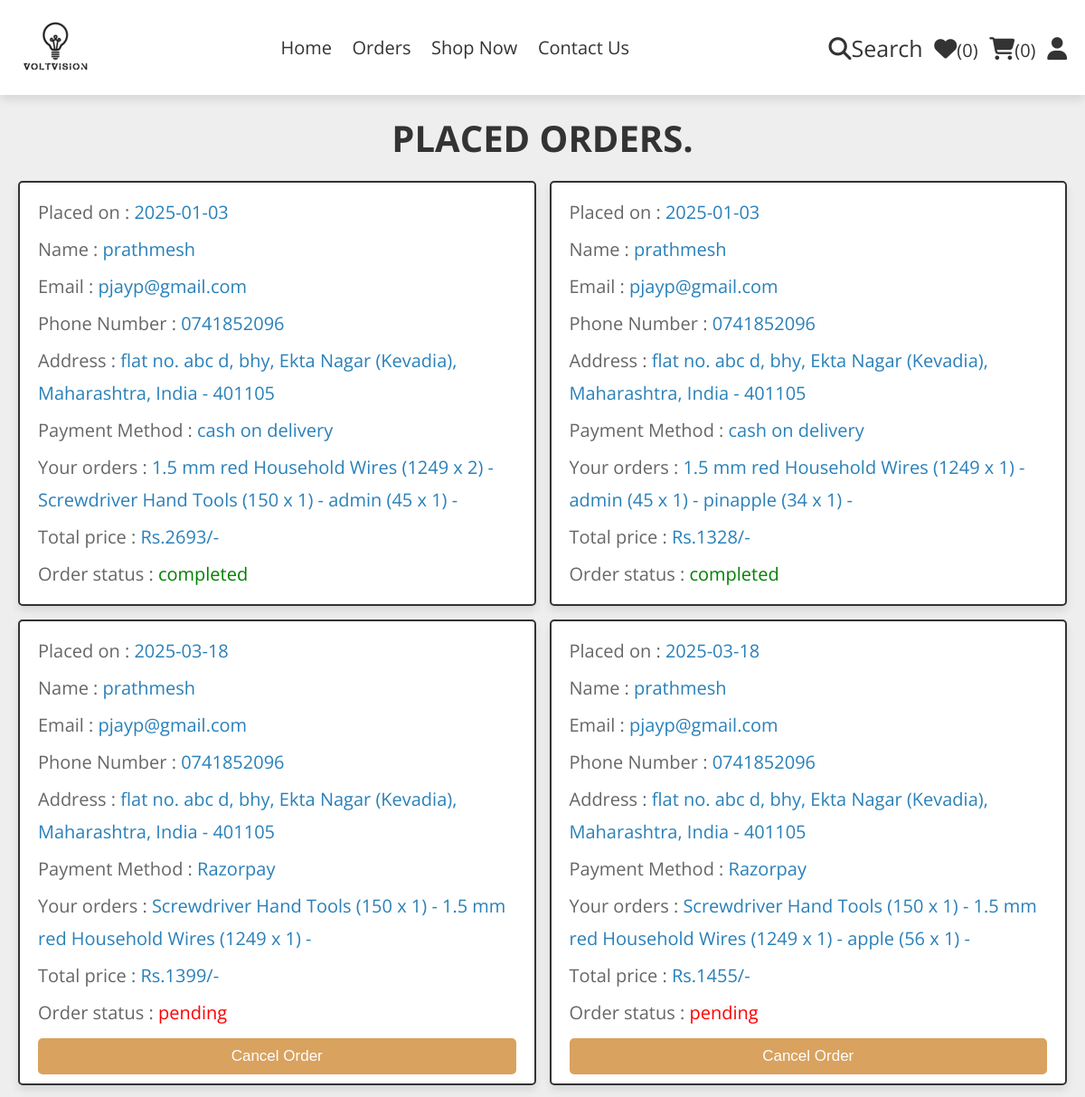
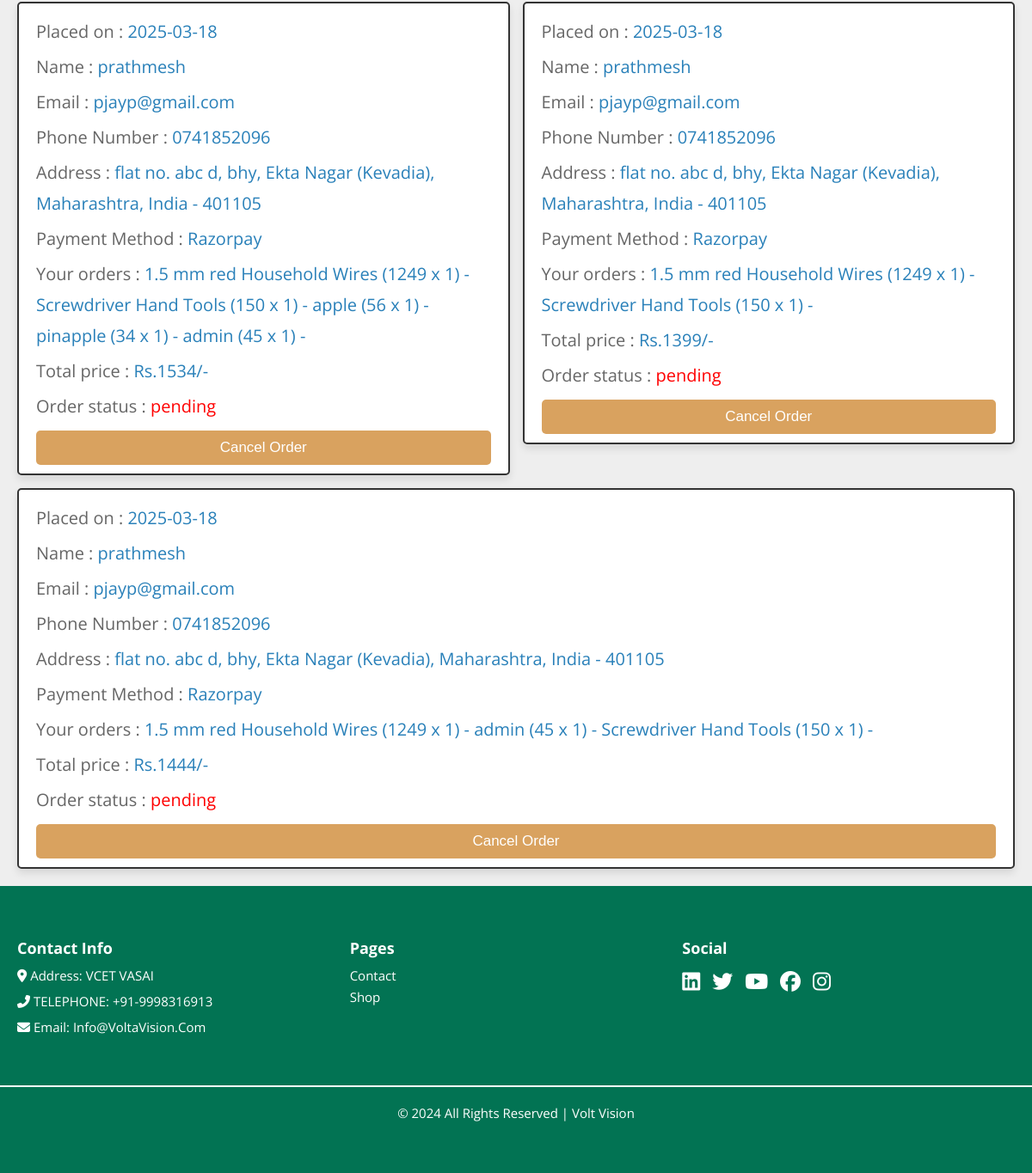
/orders.php (signed in), run on the app's committed database (2 pictures, top to bottom).
### tables this page shows
CREATE TABLE `orders` (
  `id` int(100) NOT NULL,
  `user_id` int(100) NOT NULL,
  `name` varchar(20) NOT NULL,
  `number` varchar(10) NOT NULL,
  `email` varchar(50) NOT NULL,
  `method` varchar(50) NOT NULL,
  `address` varchar(500) NOT NULL,
  `total_products` varchar(1000) NOT NULL,
  `total_price` int(100) NOT NULL,
  `placed_on` date NOT NULL DEFAULT current_timestamp(),
  `status` varchar(20) NOT NULL DEFAULT 'pending',
  `payment_status` varchar(20) NOT NULL DEFAULT 'pending',
  `payment_id` varchar(255) NOT NULL
);

### orders.php (the view, shortened to what this page needs)
<?php
include 'components/connect.php';
if(isset($_SESSION['user_id'])){
   $user_id = $_SESSION['user_id'];
}else{
   $user_id = '';
};
?>
<!DOCTYPE html>
<html lang="en">
<head>
   <link rel="stylesheet" href="https://cdnjs.cloudflare.com/ajax/libs/font-awesome/6.1.1/css/all.min.css">
   <link rel="stylesheet" href="css/style.css">
</head>
<body>
<?php include 'components/user_header.php'; ?>
<section class="orders">
   <h1 class="heading">Placed Orders.</h1>
   <div class="box-container">
   <?php
      if($user_id == ''){
         echo '<p class="empty">please login to see your orders</p>';
      }else{
         $select_orders = $conn->prepare("SELECT * FROM `orders` WHERE user_id = ?");
         $select_orders->execute([$user_id]);
         if($select_orders->rowCount() > 0){
            while($fetch_orders = $select_orders->fetch(PDO::FETCH_ASSOC)){
   ?>
   <div class="box">
      <p>Placed on : <span><?= $fetch_orders['placed_on']; ?></span></p>
      <p>Name : <span><?= $fetch_orders['name']; ?></span></p>
      <p>Email : <span><?= $fetch_orders['email']; ?></span></p>
      <p>Phone Number : <span><?= $fetch_orders['number']; ?></span></p>
      <p>Address : <span><?= $fetch_orders['address']; ?></span></p>
      <p>Payment Method : <span><?= $fetch_orders['method']; ?></span></p>
      <p>Your orders : <span><?= $fetch_orders['total_products']; ?></span></p>
      <p>Total price : <span>Rs.<?= $fetch_orders['total_price']; ?>/-</span></p>
      <p> Order status : <span style="color:<?php if($fetch_orders['status'] == 'pending'){ echo 'red'; }elseif($fetch_orders['status'] == 'completed'){ echo 'green'; }elseif($fetch_orders['status'] == 'Out for Delivery'){ echo 'blue'; }elseif($fetch_orders['status'] == 'canceled'){ echo 'orange'; }else{ echo 'black'; }; ?>"><?= $fetch_orders['status']; ?></span> </p>
      <?php
      $order_date = new DateTime($fetch_orders['placed_on']);
      $current_date = new DateTime();
      $interval = $current_date->diff($order_date);
      $days_difference = $interval->days;
      if ($fetch_orders['status'] == 'returned'): ?>
         <p style="color: orange;">Order Returned</p>
      <?php elseif ($fetch_orders['status'] == 'pending' && $fetch_orders['status'] != 'canceled'): ?>
         <form action="cancel_order.php" method="POST">
            <button type="submit" name="cancel_order" class="btn">Cancel Order</button>
         </form>
      <?php elseif ($fetch_orders['status'] == 'canceled'): ?>
         <p style="color: orange;">Order Canceled</p>
      <?php endif; ?>
   </div>
   <?php
      }
      }else{
         echo '<p class="empty">no orders placed yet!</p>';
      }
      }
   ?>
   </div>
</section>
<?php include 'components/footer.php'; ?>
</body>
</html>

### css/style.css (style rules this page uses)
:root { --main-color:#2980b9; --orange:#f39c12; --red:#e74c3c; --black:#333; --white:#fff; --light-color:#666; --light-bg:#eee; --border:.2rem solid var(--black); --box-shadow:0 .5rem 1rem rgba(0,0,0,.1); }
* { margin:0; padding:0; box-sizing: border-box; outline: none; border:none; text-decoration: none; }
html { font-size: 62.5%; overflow-x: hidden; }
body { background-color: var(--light-bg); font-family: 'Open Sans', sans-serif; }
section { padding:2rem; max-width: 1200px; margin:0 auto; }
.heading { font-size: 4rem; color:var(--black); margin-bottom: 2rem; text-align: center; text-transform: uppercase; }
.btn, .delete-btn, .option-btn { display: block; width: 100%; margin-top: 1rem; border-radius: .5rem; padding:1rem 3rem; font-size: 1.7rem; text-transform: capitalize; color:var(--white); cursor: pointer; text-align: center; }
.btn { background-color: #D9A25F; }
.orders .box-container { display: flex; flex-wrap: wrap; gap:1.5rem; align-items: flex-start; }
.orders .box-container .box { padding:1rem 2rem; flex:1 1 40rem; border:var(--border); background-color: var(--white); box-shadow: var(--box-shadow); border-radius: .5rem; }
.orders .box-container .box p { margin:.5rem 0; line-height: 1.8; font-size: 2rem; color:var(--light-color); }
.orders .box-container .box p span { color:var(--main-color); }

### data on the page
orders: placed_on "2025-01-03", name "prathmesh", email "pjayp@gmail.com", number "0741852096", address "flat no. abc d, bhy, Ekta Nagar (Kevadia), Maharashtra, India - 401105", method "cash on delivery", total_products "1.5 mm red Household Wires (1249 x 2) - Screwdriver Hand Tools (150 x 1) - admin (45 x 1) -", total_price "2693", status "completed"
orders: placed_on "2025-01-03", name "prathmesh", email "pjayp@gmail.com", number "0741852096", address "flat no. abc d, bhy, Ekta Nagar (Kevadia), Maharashtra, India - 401105", method "cash on delivery", total_products "1.5 mm red Household Wires (1249 x 1) - admin (45 x 1) - pinapple (34 x 1) -", total_price "1328", status "completed"
orders: placed_on "2025-03-18", name "prathmesh", email "pjayp@gmail.com", number "0741852096", address "flat no. abc d, bhy, Ekta Nagar (Kevadia), Maharashtra, India - 401105", method "Razorpay", total_products "Screwdriver Hand Tools (150 x 1) - 1.5 mm red Household Wires (1249 x 1) -", total_price "1399", status "pending"
orders: placed_on "2025-03-18", name "prathmesh", email "pjayp@gmail.com", number "0741852096", address "flat no. abc d, bhy, Ekta Nagar (Kevadia), Maharashtra, India - 401105", method "Razorpay", total_products "Screwdriver Hand Tools (150 x 1) - 1.5 mm red Household Wires (1249 x 1) - apple (56 x 1) -", total_price "1455", status "pending"
orders: placed_on "2025-03-18", name "prathmesh", email "pjayp@gmail.com", number "0741852096", address "flat no. abc d, bhy, Ekta Nagar (Kevadia), Maharashtra, India - 401105", method "Razorpay", total_products "1.5 mm red Household Wires (1249 x 1) - Screwdriver Hand Tools (150 x 1) - apple (56 x 1) - pinapple (34 x 1) - admin (45 x 1) -", total_price "1534", status "pending"
orders: placed_on "2025-03-18", name "prathmesh", email "pjayp@gmail.com", number "0741852096", address "flat no. abc d, bhy, Ekta Nagar (Kevadia), Maharashtra, India - 401105", method "Razorpay", total_products "1.5 mm red Household Wires (1249 x 1) - Screwdriver Hand Tools (150 x 1) -", total_price "1399", status "pending"
orders: placed_on "2025-03-18", name "prathmesh", email "pjayp@gmail.com", number "0741852096", address "flat no. abc d, bhy, Ekta Nagar (Kevadia), Maharashtra, India - 401105", method "Razorpay", total_products "1.5 mm red Household Wires (1249 x 1) - admin (45 x 1) - Screwdriver Hand Tools (150 x 1) -", total_price "1444", status "pending"

### other printed values
$total_wishlist_counts "0"
$total_cart_counts "0"
